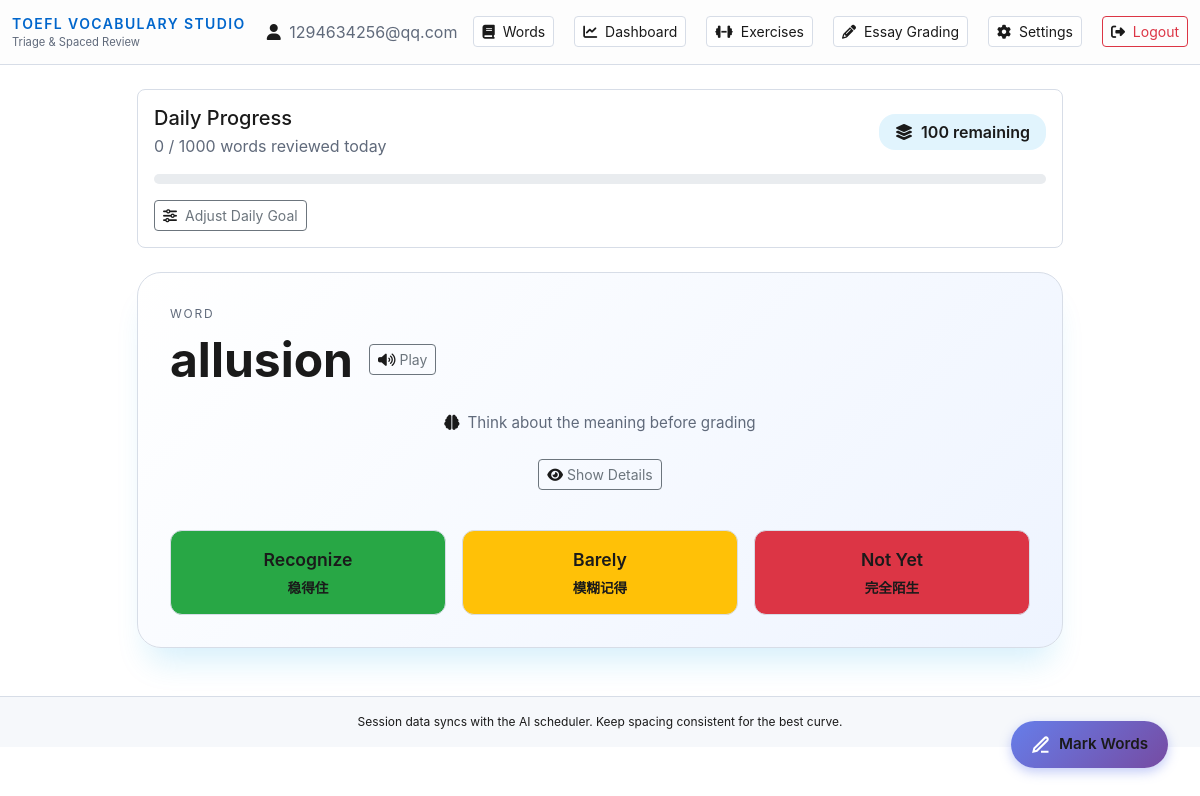
Page /session (signed in) on the committed database.
### models.py (models this page shows, shortened)
class User(db.Model):
    __tablename__ = 'users'
    id = db.Column(db.Integer, primary_key=True, index=True)
    email = db.Column(db.String(255), unique=True, index=True, nullable=False)
    password_hash = db.Column(db.String(255), nullable=False)
    daily_goal = db.Column(db.Integer, default=20, nullable=False)
    created_at = db.Column(db.DateTime(timezone=True), default=utcnow, nullable=False)
    words = db.relationship('UserWord', back_populates='user', cascade='all, delete-orphan')
    reviews = db.relationship('ReviewLog', back_populates='user', cascade='all, delete-orphan')

class Word(db.Model):
    __tablename__ = 'words'
    id = db.Column(db.Integer, primary_key=True, index=True)
    lemma = db.Column(db.String(255), unique=True, index=True, nullable=False)
    definition = db.Column(db.Text, nullable=False)
    example = db.Column(db.Text, nullable=False)
    cn_gloss = db.Column(db.String(255), nullable=True)
    pronunciation_audio_url = db.Column(db.String(500), nullable=True)
    pronunciation_pitfall_cn = db.Column(db.Text, nullable=True)
    user_words = db.relationship('UserWord', back_populates='word', cascade='all, delete-orphan')
    reviews = db.relationship('ReviewLog', back_populates='word', cascade='all, delete-orphan')
    def to_dict(self):
        return {
            'id': self.id,
            'lemma': self.lemma,
            'definition': self.definition,
            'example': self.example,
            'cn_gloss': self.cn_gloss,
            'pronunciation_audio_url': self.pronunciation_audio_url,
            'pronunciation_pitfall_cn': self.pronunciation_pitfall_cn
        }

### app.py (the view)
@app.route('/session')
@login_required
def vocab_session():
    user = get_current_user()
    if not user:
        return redirect(url_for('login'))
    total, new_cards, review_cards = get_todays_progress(user.id)
    remaining = max(user.daily_goal - total, 0)
    goal_met = user.daily_goal > 0 and remaining <= 0
    session_id = session.get('vocab_session_id')
    card = None
    if goal_met:
        sess = None
    else:
        if not session_id or session_id not in active_sessions:
            session_id = create_vocab_session(user.id, remaining)
            session['vocab_session_id'] = session_id
        sess = active_sessions.get(session_id)
        if not sess or not sess['queue']:
            session_id = create_vocab_session(user.id, remaining)
            session['vocab_session_id'] = session_id
            sess = active_sessions[session_id]
        if sess.get('_normalized') is not True:
            sess['queue'] = deque(
                [item.id if isinstance(item, Word) else item for item in list(sess['queue'])]
            )
            sess['queue_ids'] = {
                item.id if isinstance(item, Word) else item for item in sess.get('queue_ids', set())
            }
            sess['seen'] = {
                item.id if isinstance(item, Word) else item for item in sess.get('seen', set())
            }
            sess['_normalized'] = True
        if sess['queue']:
            current_entry = sess['queue'][0]
            if isinstance(current_entry, Word):
                current_id = current_entry.id
                sess['queue'][0] = current_id
            else:
                current_id = current_entry
            current_word = Word.query.get(current_id)
            if current_word is not None:
                audio_path = ensure_pronunciation_audio(current_word)
                card = {
                    'word': current_word.to_dict(),
                    'remaining': len(sess['queue']),
                    'audio_url': url_for('static', filename=audio_path) if audio_path else None
                }
    todays_words = get_words_reviewed_today(user.id)
    exercise_ready = goal_met and len(todays_words) > 0
    return render_template(
        'session.html',
        user=user,
        card=card,
        progress={
            'goal': user.daily_goal,
            'reviewed': total,
            'new_count': new_cards,
            'review_count': review_cards,
            'remaining': remaining
        },
        session_id=session_id,
        goal_met=goal_met,
        todays_words=todays_words,
        exercise_ready=exercise_ready
    )

### templates/session.html (shortened to what this page needs)
{% extends "base.html" %}
{% block content %}
<div class="row justify-content-center">
    <div class="col-lg-10">
        <div class="card mb-4 p-3">
            <div class="d-flex justify-content-between align-items-center">
                <div>
                    <h5 class="mb-1">Daily Progress</h5>
                    <p class="text-muted mb-0">
                        {{ progress.reviewed }} / {{ progress.goal }} words reviewed today
                    </p>
                </div>
                <div class="text-end">
                    <span class="progress-badge">
                        <i class="fas fa-layer-group me-1"></i>
                        {{ card.remaining if card else 0 }} remaining
                    </span>
                </div>
            </div>
            <div class="progress mt-3" style="height: 10px;">
            </div>
            <div class="mt-3">
                <button class="btn btn-sm btn-outline-secondary" type="button" data-bs-toggle="collapse" data-bs-target="#goal-adjust-collapse">
                    <i class="fas fa-sliders-h me-2"></i>Adjust Daily Goal
                </button>
            </div>
        </div>
        {% if card %}
        <div class="vocab-card" id="vocab-card">
            <div class="row">
                <div class="col-12">
                    <p class="text-uppercase text-muted mb-2" style="letter-spacing: 0.15em; font-size: 0.75rem;">
                        Word
                    </p>
                    <div class="d-flex align-items-center gap-3 flex-wrap">
                        <h1 class="word-lemma mb-0">{{ card.word.lemma }}</h1>
                        {% if card.audio_url %}
                        <button class="btn btn-outline-secondary btn-sm" type="button" onclick="playWordAudio()">
                            <i class="fas fa-volume-up me-1"></i>Play
                        </button>
                        {% endif %}
                    </div>
                </div>
            </div>
            <div class="text-center mt-4" id="think-prompt">
                <p class="text-muted" style="font-size: 0.95rem;">
                    <i class="fas fa-brain me-2"></i>Think about the meaning before grading
                </p>
                <button class="btn btn-outline-secondary btn-sm mt-2" onclick="revealDetails()">
                    <i class="fas fa-eye me-1"></i>Show Details
                </button>
            </div>
            <div class="row g-3 mt-4" id="grade-buttons">
                <div class="col-md-4">
                    <button class="btn btn-success grade-btn w-100" onclick="gradeWord('recognize')" id="btn-recognize">
                        <div class="d-flex flex-column align-items-center">
                            <span style="font-size: 1.1rem;">Recognize</span>
                            <small class="mt-1" style="font-size: 0.85rem;">稳得住</small>
                        </div>
                    </button>
                </div>
                <div class="col-md-4">
                    <button class="btn btn-warning grade-btn w-100" onclick="gradeWord('barely')" id="btn-barely">
                        <div class="d-flex flex-column align-items-center">
                            <span style="font-size: 1.1rem;">Barely</span>
                            <small class="mt-1" style="font-size: 0.85rem;">模糊记得</small>
                        </div>
                    </button>
                </div>
                <div class="col-md-4">
                    <button class="btn btn-danger grade-btn w-100" onclick="gradeWord('not')" id="btn-not">
                        <div class="d-flex flex-column align-items-center">
                            <span style="font-size: 1.1rem;">Not Yet</span>
                            <small class="mt-1" style="font-size: 0.85rem;">完全陌生</small>
                        </div>
                    </button>
                </div>
            </div>
        </div>
        {% endif %}
    </div>
</div>
{% endblock %}

### templates/base.html (shortened to what this page needs)
<!DOCTYPE html>
<html lang="en">
<head>
    <link href="https://cdn.jsdelivr.net/npm/bootstrap@5.3.2/dist/css/bootstrap.min.css" rel="stylesheet">
    <link href="https://cdnjs.cloudflare.com/ajax/libs/font-awesome/6.4.0/css/all.min.css" rel="stylesheet">
    <link rel="stylesheet" href="{{ url_for('static', filename='css/unfamiliar_words.css') }}">
</head>
<body>
    <nav class="navbar navbar-light">
        <div class="container-fluid">
            <a class="navbar-brand d-flex flex-column" href="{{ url_for('index') }}">
                <span class="brand-text">TOEFL Vocabulary Studio</span>
                <small class="text-muted" style="font-size: 0.7rem;">Triage & Spaced Review</small>
            </a>
            <div class="d-flex align-items-center gap-3">
                {% if session.user_id %}
                    <span class="text-muted">
                        <i class="fas fa-user me-1"></i>
                        {{ session.user_email }}
                    </span>
                    <a href="{{ url_for('browse_words') }}" class="btn btn-sm btn-outline-light me-1">
                        <i class="fas fa-book me-1"></i> Words
                    </a>
                    <a href="{{ url_for('main_dashboard') }}" class="btn btn-sm btn-outline-light me-1">
                        <i class="fas fa-chart-line me-1"></i> Dashboard
                    </a>
                    <a href="{{ url_for('exercises_hub') }}" class="btn btn-sm btn-outline-light me-1">
                        <i class="fas fa-dumbbell me-1"></i> Exercises
                    </a>
                    <a href="{{ url_for('essay_grading_home') }}" class="btn btn-sm btn-outline-light me-1">
                        <i class="fas fa-pencil-alt me-1"></i> Essay Grading
                    </a>
                    <a href="{{ url_for('settings') }}" class="btn btn-sm btn-outline-light me-1">
                        <i class="fas fa-cog me-1"></i> Settings
                    </a>
                    <a href="{{ url_for('logout') }}" class="btn btn-sm btn-outline-danger">
                        <i class="fas fa-sign-out-alt me-1"></i> Logout
                    </a>
                {% else %}
                    <a href="{{ url_for('login') }}" class="btn btn-sm btn-outline-light">Login</a>
                    <a href="{{ url_for('register') }}" class="btn btn-sm btn-primary">Register</a>
                {% endif %}
            </div>
        </div>
    </nav>
    <main class="container my-4">
        {% block content %}{% endblock %}
    </main>
    <footer class="footer text-center py-3 mt-5">
        <div class="container">
            Session data syncs with the AI scheduler. Keep spacing consistent for the best curve.
        </div>
    </footer>
</body>
</html>

### rows in the picture
User: user_email "1294634256@qq.com", goal "1000"
Word: word.lemma "allusion"

### other values in the picture
{{ progress.reviewed }} "0"
{{ card.remaining if card else 0 }} "100"
